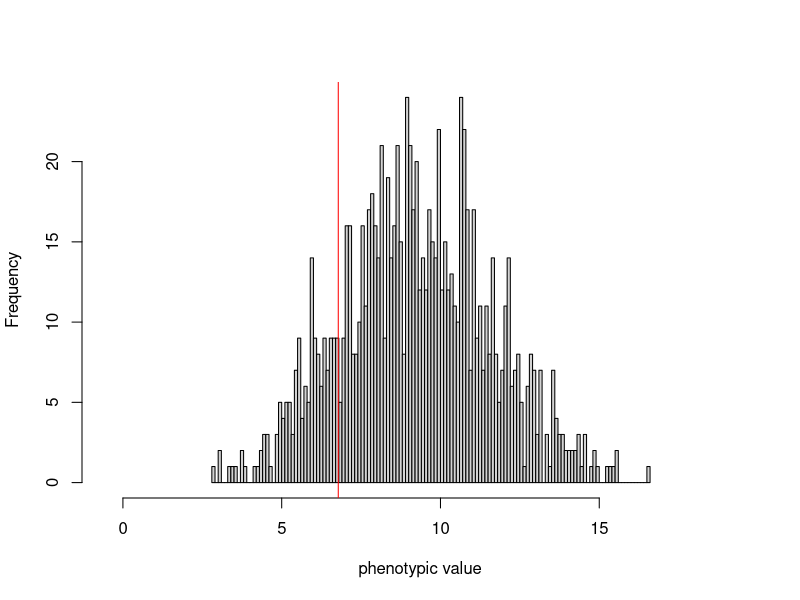

Write R code to recreate this figure.
## ---- chunk 1
set.seed(83942)
library(ggplot2)
library(dplyr)
library(stringr)
## ---- chunk 2
numloci<-10 #number of loci, feeblemindedness is a complex trait
eff<-rnorm(numloci,0,1) #effect size
numind<-1000 #number of individuals to sample
high<-2*sum(replace(eff,eff<0,0))
low<-2*sum(replace(eff,eff>0,0))
genomat <- matrix(NA, nrow = numind, ncol = numloci + 1)
pheno_df <- data.frame(phenos = rep(NA, numind))
for(i in 1:numind){
   geno<-replicate(numloci,sum(sample(c(0,1),2,replace=T)))
   genomat[i, 1:10]<-geno
   genomat[i,11] <- geno %*% eff
   pheno_df$phenos[i] <- geno %*% eff
}
#parent distribution
hist(pheno_df$phenos,breaks = 100, main = '',xlab='phenotypic value',xlim=c(low-0.5,high+0.5))
abline(v=(-3.651707), col='red')
abline(v=(6.781549), col='red')
 
sd <- sd(pheno_df$phenos)
sd
 
mean <- mean(pheno_df$phenos)
mean
## ---- chunk 3
genomat2 <- as.data.frame(genomat)
 
feeble <- genomat2 %>% #gives number of feeble minded individuals and phenotype
  filter(genomat2[,11] < (mean - 2*sd))

high_function <- genomat2 %>% #gives number of high functioning individuals and phenotype
  filter(genomat2[,11] > (mean + 2*sd))

normal <- genomat2 %>% #gives number of normal individuals and phenotype
  filter(genomat2[,11] < (mean + 2*sd), genomat2[,11] > (mean - 2*sd))
## ---- chunk 4
geno1 <- feeble[sample(nrow(feeble), numind,replace = TRUE),]
geno1<- as.data.frame(geno1)
geno1[geno1 == 0] <- 0
geno1[geno1 == 2] <- 2
geno1[geno1 == 1] <- sample(c(0,2), 1, prob = c(.5,.5), replace = TRUE)
geno1 <- geno1[,-11]

geno2 <- feeble[sample(nrow(feeble), numind,replace = TRUE), ]
geno2 <- as.data.frame(geno2)
geno2[geno2 == 0] <- 0
geno2[geno2 == 2] <- 2
geno2[geno2 == 1] <- sample(c(0,2), 1, prob = c(.5,.5), replace = TRUE)
geno2 <- geno2[,-11]

geno3 <- normal[sample(nrow(normal), numind,replace = TRUE),]
geno3 <- as.data.frame(geno3)
geno3[geno3 == 0] <- 0
geno3[geno3 == 2] <- 2
geno3[geno3 == 1] <- sample(c(0,2), 1, prob = c(.5,.5), replace = TRUE)
geno3 <- geno3[,-11]

geno4 <- normal[sample(nrow(normal), numind,replace = TRUE), ]
geno4 <- as.data.frame(geno4)
geno4[geno4 == 0] <- 0
geno4[geno4 == 2] <- 2
geno4[geno4 == 1] <- sample(c(0,2), 1, prob = c(.5,.5), replace = TRUE)
geno4 <- geno4[,-11]

geno5 <- high_function[sample(nrow(high_function), numind,replace = TRUE),]
geno5 <- as.data.frame(geno5)
geno5[geno5 == 0] <- 0
geno5[geno5 == 2] <- 2
geno5[geno5 == 1] <- sample(c(0,2), 1, prob = c(.5,.5), replace = TRUE)
geno5 <- geno5[,-11]

geno6 <- high_function[sample(nrow(high_function), numind,replace = TRUE), ]
geno6 <- as.data.frame(geno6)
geno6[geno6 == 0] <- 0
geno6[geno6 == 2] <- 2
geno6[geno6 == 1] <- sample(c(0,2), 1, prob = c(.5,.5), replace = TRUE)
geno6 <- geno6[,-11]
## ---- chunk 5
pheno_feeble_feeble <- data.frame(phenos = rep(NA, numind))
pheno_feeble_normal <- data.frame(phenos = rep(NA, numind))
pheno_feeble_high <- data.frame(phenos = rep(NA, numind))
pheno_normal_normal <- data.frame(phenos = rep(NA, numind))
pheno_normal_high <- data.frame(phenos = rep(NA, numind))
pheno_high_high <- data.frame(phenos = rep(NA, numind))
## ---- chunk 6
genokid_feeble_feeble <- matrix(rep(NA, numind*11), nrow = numind, ncol = numloci + 1)
genokid_feeble_normal <- matrix(rep(NA, numind*11), nrow = numind, ncol = numloci + 1)
genokid_feeble_high <- matrix(rep(NA, numind*11), nrow = numind, ncol = numloci + 1)
genokid_normal_normal <- matrix(rep(NA, numind*11), nrow = numind, ncol = numloci + 1)
genokid_normal_high <- matrix(rep(NA, numind*11), nrow = numind, ncol =  numloci + 1)
genokid_high_high <- matrix(rep(NA, numind*11), nrow = numind, ncol = numloci + 1)



genokid_feeble_feeble2 <- matrix(rep(NA, numind*11), nrow = numind, ncol = numloci + 1)
genokid_feeble_normal2 <- matrix(rep(NA, numind*11), nrow = numind, ncol = numloci + 1)
genokid_feeble_high2 <- matrix(rep(NA, numind*11), nrow = numind, ncol = numloci + 1)
genokid_normal_normal2 <- matrix(rep(NA, numind*11), nrow = numind, ncol = numloci + 1)
genokid_normal_high2 <- matrix(rep(NA, numind*11), nrow = numind, ncol =  numloci + 1)
genokid_high_high2 <- matrix(rep(NA, numind*11), nrow = numind, ncol = numloci + 1)
## ---- chunk 7
genokid_feeble_feeble <- geno1 + geno2
genokid_feeble_feeble[genokid_feeble_feeble == 0] <- 0
genokid_feeble_feeble[genokid_feeble_feeble == 2] <- 1
genokid_feeble_feeble[genokid_feeble_feeble == 4] <- 2
genokid_feeble_feeble2 <- as.matrix(genokid_feeble_feeble)
typeof(genokid_feeble_feeble2)
for(i in 1:numind){
   geno<-genokid_feeble_feeble2[i, 1:10]
   pheno_feeble_feeble$phenos[i] <- geno %*% eff
}
pheno_feeble_feeble$phenos
genokid_feeble_normal <- geno1 + geno3
#pheno_feeble_normal$phenos <- genokid_feeble_normal[,11]
genokid_feeble_normal[genokid_feeble_normal == 0] <- 0
genokid_feeble_normal[genokid_feeble_normal == 2] <- 1
genokid_feeble_normal[genokid_feeble_normal == 4] <- 2
#pheno_feeble_normal
#genokid_feeble_normal

genokid_feeble_high <- geno1 + geno5
#pheno_feeble_high$phenos <- genokid_feeble_high[,11]
#pheno_feeble_high

genokid_normal_normal <- geno3 + geno4
#pheno_normal_normal$phenos <- genokid_normal_normal[,11]
#pheno_normal_normal 

genokid_normal_high <- geno3 + geno5
#pheno_normal_high$phenos <- genokid_normal_high[,11]
#pheno_normal_high 

genokid_high_high <- geno5 + geno6
#pheno_high_high$phenos <- genokid_high_high[,11]
#pheno_high_high
